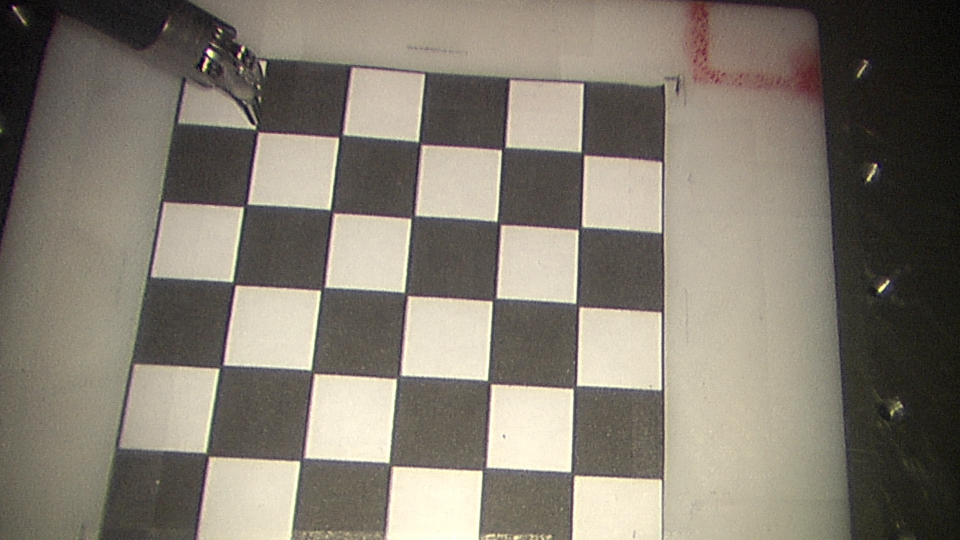
#> input picture images/left0.jpg, 1920 x 1080 px, given in place of left0.jpg.jpg, which was not available (shown at 1/2 size)
$ python test.py images/left0.jpg   (older library calls are emulated)
#> lines starting #> are read from the running program, lines starting #| are printed output that depends on the picture; after the words box and inside, x2 and y2 are one past the last pixel; in counts of white or black regions, pixels touching at a corner belong together; pictures that were not available may be replaced by others from this repository, and a replacement may not be noted
#> further down, left_image is the input picture: shape (1080, 1920, 3); mean B, G, R 111.7, 123.5, 130.4
import cv2
import numpy as np
import scipy.misc
import time
import pprint
import pickle
import argparse

parser = argparse.ArgumentParser()
parser.add_argument("echo", help="provide an image name")
args = parser.parse_args()
num = args.echo
i = 0

def main(image):

    area_lower = 3000
    area_upper = 20000
    ellipse_lower = 1300
    ellipse_upper = 180000

    def find_closest_contour(point, contours):
        x, y = tuple(point)
        point = point.reshape(1, 2)
        return min(contours, key=lambda c: distance_pt_to_contour(c, x, y))
        # [4 lines of commented-out code are left out]


    def compute_centroid(c, moments=None):
        if not moments:
            moments = cv2.moments(c)
        if int(moments["m00"]) == 0:
            return
        cX = int(moments["m10"] / moments["m00"])
        cY = int(moments["m01"] / moments["m00"])
        return (cX, cY)

    def distance(point, x, y):
        # print('computing distance', point, x, y)
        return cv2.pointPolygonTest(point, (x, y), True)

    def distance_pt_to_contour(contour, x, y):
        """Computes the distance from a point to the center (not centroid) of contour"""
        cX, cY = compute_centroid(contour)
        true_center = center(contour, cX, cY)
        return abs(distance(true_center, x, y))

    def find_residual(contours, Cx, Cy):
        return min(contours, key=lambda c: distance_pt_to_contour(c, Cx, Cy))

    def center(contour_points, cX, cY):
        return min(contour_points, key=lambda c: abs(distance(c, cX, cY)))

    def endpoints(contour_points, cX, cY):
        sorted_points = sorted([list(i.squeeze()) for i in contour_points])
        e1 = tuple(sorted_points[0])
        e2 = tuple(sorted_points[-1])
        return (e1, e2)

    def report(contour, area, cX, cY, closest, ellipse_area, rejected):
        if rejected:
            print('REJECTED')
        print('Contour Detected')
        print('Contour Area:', area)
        print('Centroid', cX, cY)
        print('Closest Point', closest[0], closest[1])
        print('Ellipse Area:', ellipse_area)
        print('---')

    def preprocess(image):
        global i
        image_in = cv2.cvtColor(image, cv2.COLOR_BGR2RGB)
        image_in = cv2.blur(image_in, (3, 3))
        corrected = np.uint8(cv2.pow(image_in/255.0, 1.4) * 255)
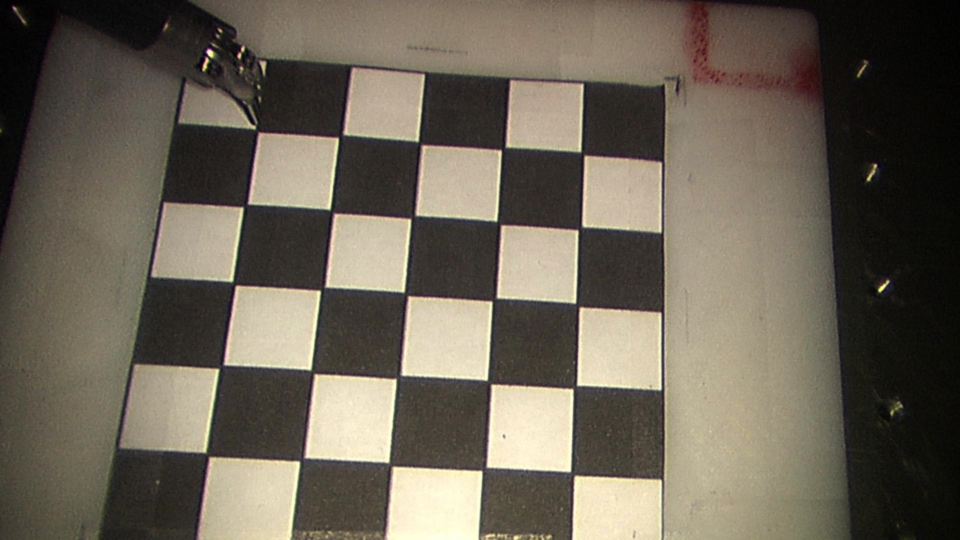
#> corrected: shape (1080, 1920, 3) (shown at 1/2 size); mean R, G, B 106.8, 99.1, 85.9
        gray = cv2.cvtColor(corrected, cv2.COLOR_RGB2GRAY)
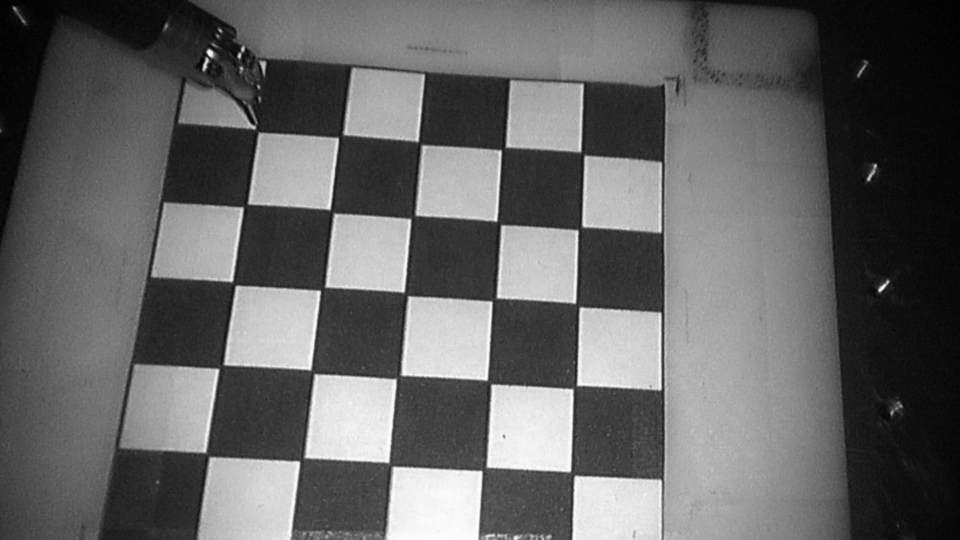
#> gray: shape (1080, 1920) (shown at 1/2 size); min 0, max 254, mean 99.9
        thresh = cv2.threshold(gray, 0, 255, cv2.THRESH_BINARY_INV + cv2.THRESH_OTSU)[1]
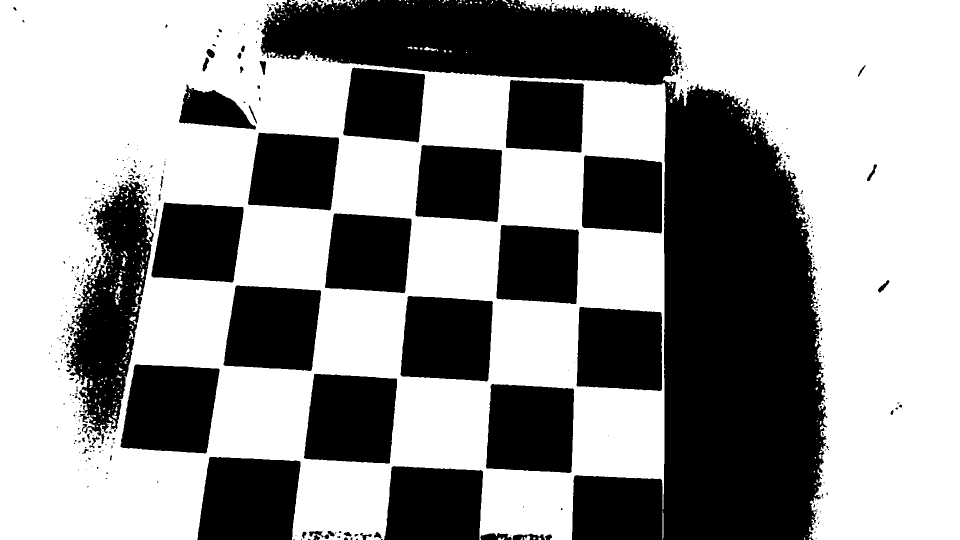
#> thresh: shape (1080, 1920) (shown at 1/2 size); 59% white; 438 black regions (338 under 20 px)
        i += 1
        return thresh

        # Working now
    def process_image(image):

        thresh = preprocess(image)
        im2, contours, hierarchy = cv2.findContours(thresh, cv2.RETR_EXTERNAL, cv2.CHAIN_APPROX_SIMPLE)
#> contours = 218 contours, 201 with area under 20; largest, box (x1, y1, x2, y2) and area: (0, 0, 1332, 1080) 1236800, (1037, 0, 1920, 1080) 387867, (578, 0, 664, 18) 444, (666, 0, 702, 13) 140, (848, 94, 873, 102) 76
        kept = []

        residuals = [c for c in contours if 600 < cv2.contourArea(c) < 2000]
#> residuals = []

        for c in contours:

            M = cv2.moments(c)
            area = cv2.contourArea(c)

            if int(M["m00"]) != 0 and area_lower <= area <= area_upper:

                cX, cY = compute_centroid(c, M)
                closest = np.vstack(center(c, cX, cY)).squeeze()
                Cx, Cy = closest[0], closest[1]
                true_center = (Cx, Cy)

                ellipse = cv2.fitEllipse(c)
                (x,y), (ma,MA), angle = ellipse
                ellipse_aspect = ma/MA
                ellipse_area = (np.pi * ma * MA)/4

                if ellipse_lower < ellipse_area < ellipse_upper:
                    cv2.putText(image, "center", (cX - 20, cY - 20), cv2.FONT_HERSHEY_SIMPLEX, 0.5, (255, 255, 255), 2)
                    cv2.circle(image, (cX, cY), 10, (255, 0, 0), -1)
                    cv2.circle(image, true_center, 10, (0, 0, 0), -1)
                    report(c, area, cX, cY, closest, ellipse_area, False)
                    cv2.ellipse(image, ellipse, (0, 0, 255), 2)
                    cv2.drawContours(image, [c], 0, (0, 255, 255), 2)

                    residual = find_closest_contour(closest, residuals)
                    r_cX, r_cY = compute_centroid(residual)
                    cv2.drawContours(image, [residual], 0, (255, 255, 255), 2)
                    cv2.circle(image, (r_cX, r_cY), 10, (255, 0, 0), -1)
                    rows,cols = image.shape[:2]
                    [vx,vy,x,y] = cv2.fitLine(residual, cv2.DIST_L2,0,0.01,0.01)
                    vx, vy = np.asscalar(vx), np.asscalar(vy)
                    print('Residual:', r_cX, r_cY)
                    print('Larger:', true_center)
                    print('Vx:', vx, 'Vy:', vy)
                    lefty = int((-x*vy/vx) + y)
                    righty = int(((cols-x)*vy/vx)+y)
                    cv2.line(image,(cols-1,righty),(0,lefty),(0,255,0),2)
                    dx, dy = vx, vy
                    if abs(r_cX - (Cx + dx)) < abs(r_cX - Cx) and abs(r_cY - (Cy + dy)) < abs(r_cY - Cy):
                        dx, dy = -dx, -dy
                    pull_x = int(Cx + 100*dx)
                    pull_y = int(Cy + 100*dy)
                    cv2.circle(image, (pull_x, pull_y), 10, (255, 255, 100), -1)
                    cv2.line(image, (true_center), (pull_x, pull_y), (0, 255, 0), 2)
                    # cv2.line(image, residual_e1, residual_e2, (0,255,0), 2)
                    # cv2.circle(image, pull_point, 10, (255, 170, 0), -1)


                else:
                    cv2.drawContours(image,[c],0,(0,139,0),2)
                    cv2.putText(image, "REJECTED", (cX - 20, cY - 20), cv2.FONT_HERSHEY_SIMPLEX, 0.5, (255, 255, 255), 2)
                    report(c, area, cX, cY, closest, ellipse_area, True)
#> this loop made 218 passes
#> area on passes 7, 9, 12: 28.5, 54, 51

    process_image(image)

left_image = cv2.imread('images/left' + str(num) + '.jpg')
main(left_image)
left = cv2.resize(left_image, (0, 0), fx=0.4, fy=0.4)
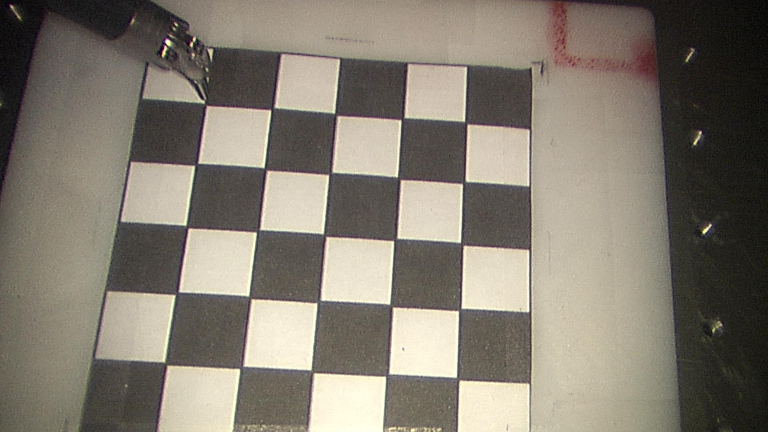
#> left: shape (432, 768, 3); mean B, G, R 111.6, 123.4, 130.4
cv2.imshow('Left', left)
cv2.waitKey(0)
cv2.destroyAllWindows()

$ run again, on images/left12.jpg
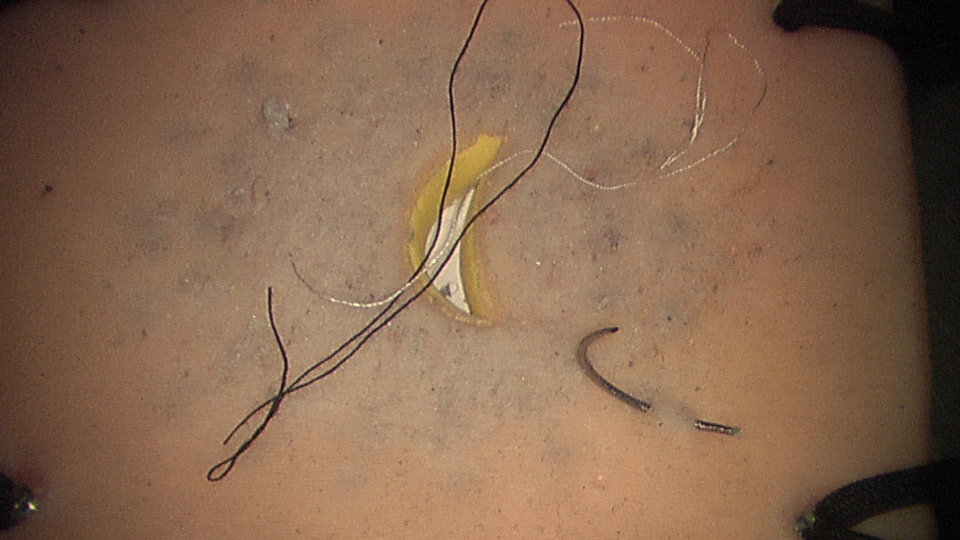
#> input picture images/left12.jpg, 1920 x 1080 px, given in place of left12.jpg.jpg, which was not available (shown at 1/2 size)
#> left_image is the input picture: shape (1080, 1920, 3); mean B, G, R 78.5, 101.9, 133.7
#> in preprocess, `thresh = cv2.threshold(gray, 0, 255, cv2.THRESH_BINARY_INV + cv2.THRES..`:
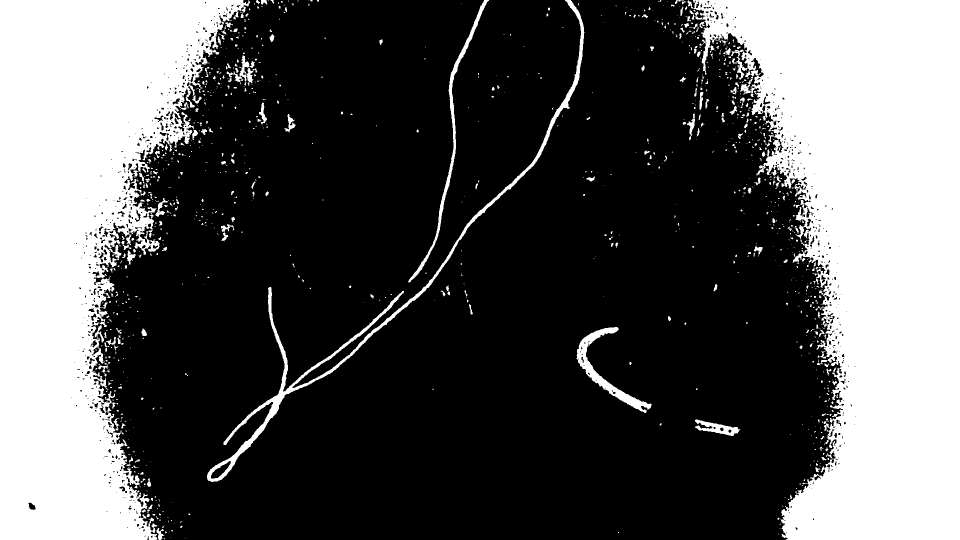
#> thresh: shape (1080, 1920) (shown at 1/2 size); 34% white; 1198 white regions (975 under 20 px)
#> contours = 1198 contours, 1072 with area under 20; largest, box (x1, y1, x2, y2) and area: (1375, 0, 1920, 1080) 358292, (0, 0, 500, 1080) 308928, (414, 0, 1169, 964) 12758, (1153, 654, 1303, 826) 4120, (816, 0, 978, 565) 3252
#> residuals = 2 contours; box (x1, y1, x2, y2) and area: (1390, 839, 1481, 872) 1214, (453, 111, 510, 171) 790
#> the loop in process_image, `for c in contours: ` made 1198 passes
#> (area, Cx, Cy, ellipse) on passes 264, 1189: (4120.5, 1203, 753, ((1266.9, 738.3), (127.8, 227.7), 118.6)), (3251.5, 906, 256, ((889.9, 303.9), (46.82, 557.4), 13.54))
#> (printed output is left out)
#> `left = cv2.resize(left_image, (0, 0), fx=0.4, fy=0.4)`:
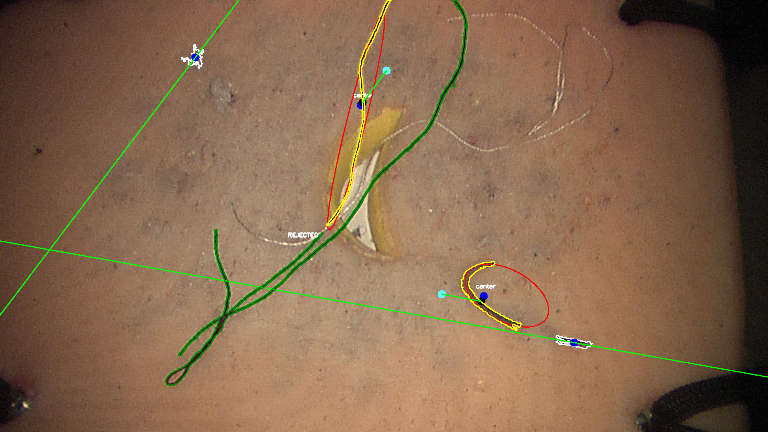
#> left: shape (432, 768, 3); mean B, G, R 77.6, 103.3, 133

$ run again, on images/left13.jpg
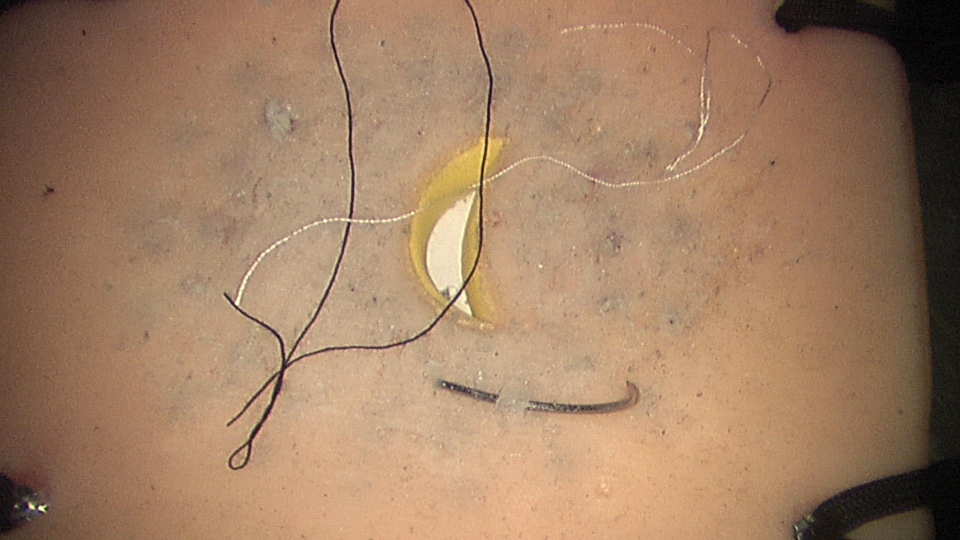
#> input picture images/left13.jpg, 1920 x 1080 px, given in place of left13.jpg.jpg, which was not available (shown at 1/2 size)
#> left_image is the input picture: shape (1080, 1920, 3); mean B, G, R 99, 126.3, 159.7
#> in preprocess, `thresh = cv2.threshold(gray, 0, 255, cv2.THRESH_BINARY_INV + cv2.THRES..`:
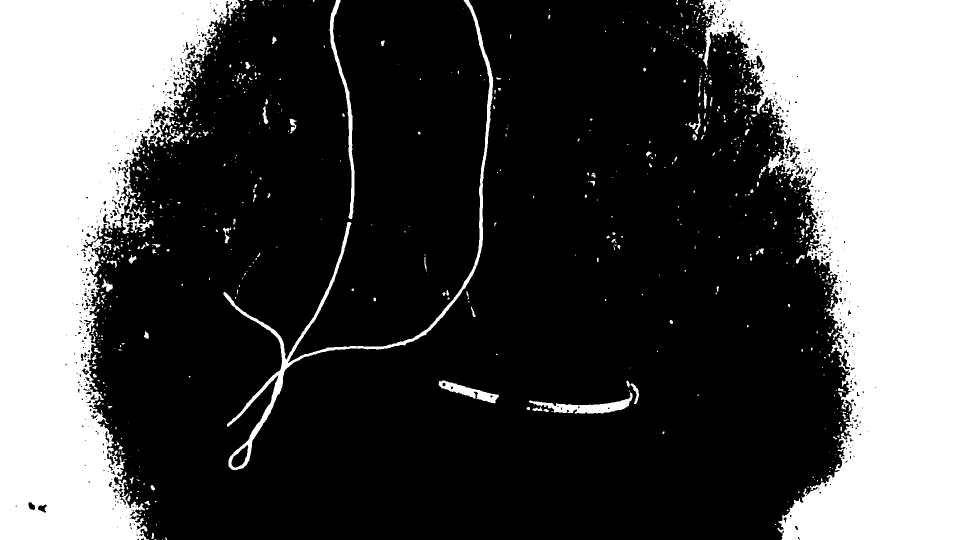
#> thresh: shape (1080, 1920) (shown at 1/2 size); 31.5% white; 870 white regions (678 under 20 px)
#> contours = 865 contours, 741 with area under 20; largest, box (x1, y1, x2, y2) and area: (1405, 0, 1920, 1080) 337232, (0, 0, 481, 1080) 284142, (447, 0, 987, 940) 12326, (1058, 785, 1265, 827) 2700, (659, 0, 709, 438) 2630
#> residuals = 2 contours; box (x1, y1, x2, y2) and area: (877, 761, 998, 807) 1778, (245, 430, 307, 468) 798
#> the loop in process_image, `for c in contours: ` made 865 passes
#> (area, Cx, Cy, ma) on pass 858: (12326.5, 655, 590, 365.9)
#> (printed output is left out)
#> `left = cv2.resize(left_image, (0, 0), fx=0.4, fy=0.4)`:
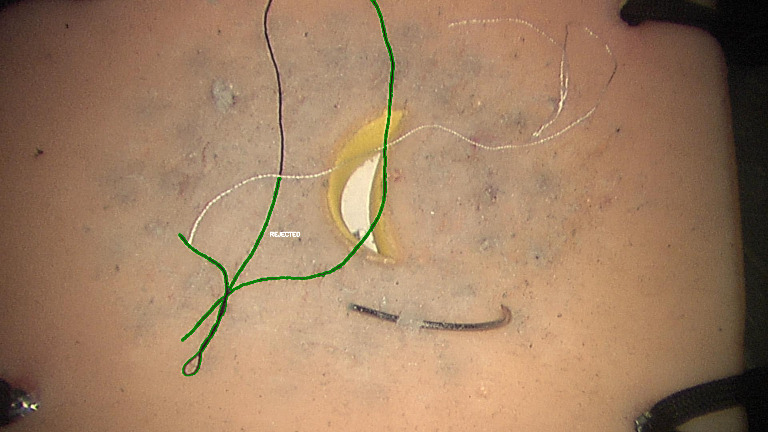
#> left: shape (432, 768, 3); mean B, G, R 98.4, 126.5, 158.9
